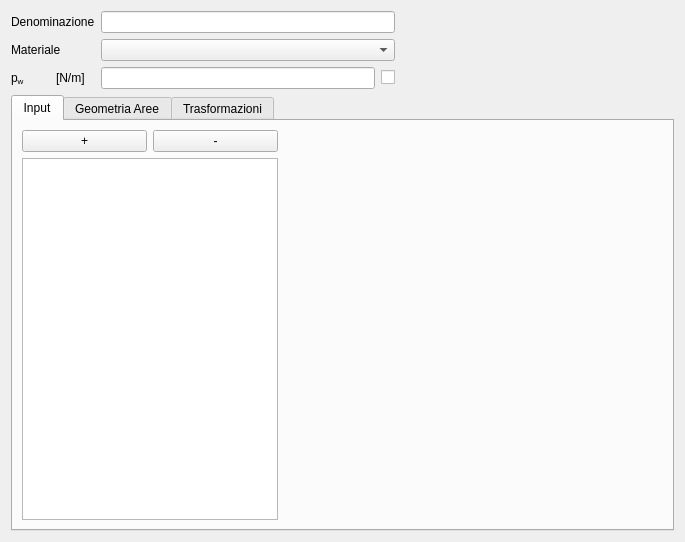
<?xml version="1.0" encoding="UTF-8"?>
<ui version="4.0">
 <class>SectionPointsGUI</class>
 <widget class="QWidget" name="SectionPointsGUI">
  <property name="geometry">
   <rect>
    <x>0</x>
    <y>0</y>
    <width>685</width>
    <height>542</height>
   </rect>
  </property>
  <property name="windowTitle">
   <string>Form</string>
  </property>
  <layout class="QGridLayout" name="gridLayout_2">
   <item row="0" column="0" colspan="2">
    <widget class="QLabelRichName" name="nameLabel">
     <property name="text">
      <string>Denominazione</string>
     </property>
    </widget>
   </item>
   <item row="0" column="4">
    <spacer name="horizontalSpacer">
     <property name="orientation">
      <enum>Qt::Horizontal</enum>
     </property>
     <property name="sizeHint" stdset="0">
      <size>
       <width>264</width>
       <height>20</height>
      </size>
     </property>
    </spacer>
   </item>
   <item row="1" column="0" colspan="2">
    <widget class="QLabel" name="materialLabel">
     <property name="text">
      <string>Materiale</string>
     </property>
    </widget>
   </item>
   <item row="2" column="0">
    <widget class="QLabelRichName" name="pWLabel">
     <property name="text">
      <string>&lt;!DOCTYPE HTML PUBLIC &quot;-//W3C//DTD HTML 4.0//EN&quot; &quot;http://www.w3.org/TR/REC-html40/strict.dtd&quot;&gt;
&lt;html&gt;&lt;head&gt;&lt;meta name=&quot;qrichtext&quot; content=&quot;1&quot; /&gt;&lt;/head&gt;
&lt;body&gt;
p&lt;span style=&quot; vertical-align:sub;&quot;&gt;w&lt;/span&gt;
&lt;/body&gt;
&lt;/html&gt;</string>
     </property>
    </widget>
   </item>
   <item row="2" column="1">
    <widget class="QLabelUnitMeasure" name="pWUMLabel">
     <property name="text">
      <string>&lt;!DOCTYPE HTML PUBLIC &quot;-//W3C//DTD HTML 4.0//EN&quot; &quot;http://www.w3.org/TR/REC-html40/strict.dtd&quot;&gt;
&lt;html&gt;&lt;head&gt;&lt;meta name=&quot;qrichtext&quot; content=&quot;1&quot; /&gt;&lt;/head&gt;
&lt;body&gt;
[N/m]
&lt;/body&gt;&lt;/html&gt;</string>
     </property>
    </widget>
   </item>
   <item row="2" column="2">
    <widget class="QLineEditValue" name="pWLEdit"/>
   </item>
   <item row="2" column="3">
    <widget class="QCheckBoxReadOnly" name="pWCheckBox">
     <property name="text">
      <string/>
     </property>
    </widget>
   </item>
   <item row="3" column="0" colspan="5">
    <widget class="QTabWidget" name="tabWidget">
     <property name="currentIndex">
      <number>0</number>
     </property>
     <widget class="QWidget" name="pointsTab">
      <attribute name="title">
       <string>Input</string>
      </attribute>
      <layout class="QGridLayout" name="gridLayout">
       <item row="1" column="0" colspan="2">
        <widget class="QTableView" name="pointsTableView"/>
       </item>
       <item row="0" column="0">
        <widget class="QPushButton" name="addPointPButton">
         <property name="text">
          <string>+</string>
         </property>
        </widget>
       </item>
       <item row="0" column="1">
        <widget class="QPushButton" name="removePointPButton">
         <property name="text">
          <string>-</string>
         </property>
        </widget>
       </item>
       <item row="1" column="2">
        <spacer name="horizontalSpacer_2">
         <property name="orientation">
          <enum>Qt::Horizontal</enum>
         </property>
         <property name="sizeHint" stdset="0">
          <size>
           <width>40</width>
           <height>20</height>
          </size>
         </property>
        </spacer>
       </item>
      </layout>
     </widget>
     <widget class="QWidget" name="geometricDataTab">
      <attribute name="title">
       <string>Geometria Aree</string>
      </attribute>
      <layout class="QGridLayout" name="gridLayout_3">
       <item row="0" column="0">
        <widget class="QScrollArea" name="geometricDataScrollArea">
         <property name="widgetResizable">
          <bool>true</bool>
         </property>
         <widget class="QWidget" name="geometricDataScrollContents">
          <property name="geometry">
           <rect>
            <x>0</x>
            <y>0</y>
            <width>80</width>
            <height>18</height>
           </rect>
          </property>
          <layout class="QGridLayout" name="gridLayout_6"/>
         </widget>
        </widget>
       </item>
      </layout>
     </widget>
     <widget class="QWidget" name="transformationTab">
      <attribute name="title">
       <string>Trasformazioni</string>
      </attribute>
      <layout class="QGridLayout" name="gridLayout_5"/>
     </widget>
    </widget>
   </item>
   <item row="1" column="2" colspan="2">
    <widget class="QComboBox" name="materialComboBox"/>
   </item>
   <item row="0" column="2" colspan="2">
    <widget class="QLineEditValue" name="nameLEdit"/>
   </item>
  </layout>
 </widget>
 <customwidgets>
  <customwidget>
   <class>QLabelRichName</class>
   <extends>QLabel</extends>
   <header>qlabelrichname.h</header>
  </customwidget>
  <customwidget>
   <class>QLineEditValue</class>
   <extends>QLineEdit</extends>
   <header>qlineeditvalue.h</header>
  </customwidget>
  <customwidget>
   <class>QLabelUnitMeasure</class>
   <extends>QLabel</extends>
   <header>qlabelunitmeasure.h</header>
  </customwidget>
  <customwidget>
   <class>QCheckBoxReadOnly</class>
   <extends>QCheckBox</extends>
   <header>qcheckboxreadonly.h</header>
  </customwidget>
 </customwidgets>
 <resources/>
 <connections/>
</ui>
